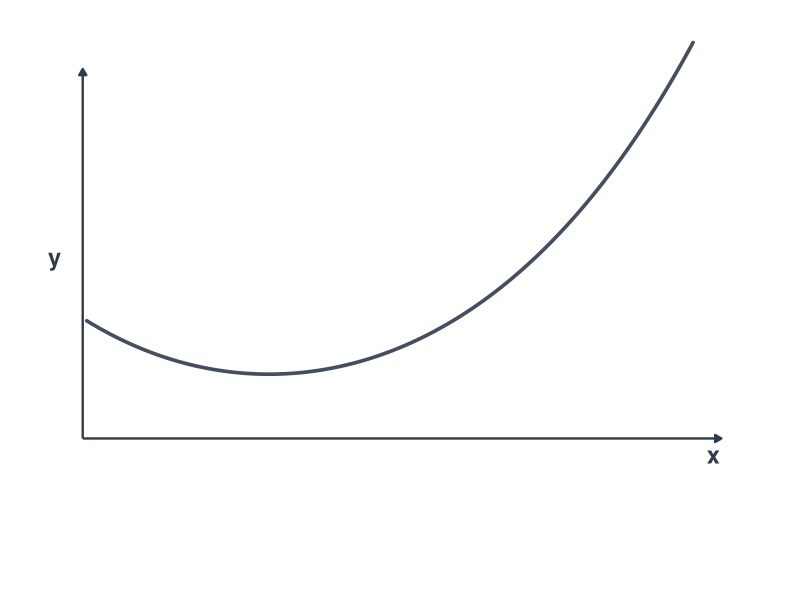
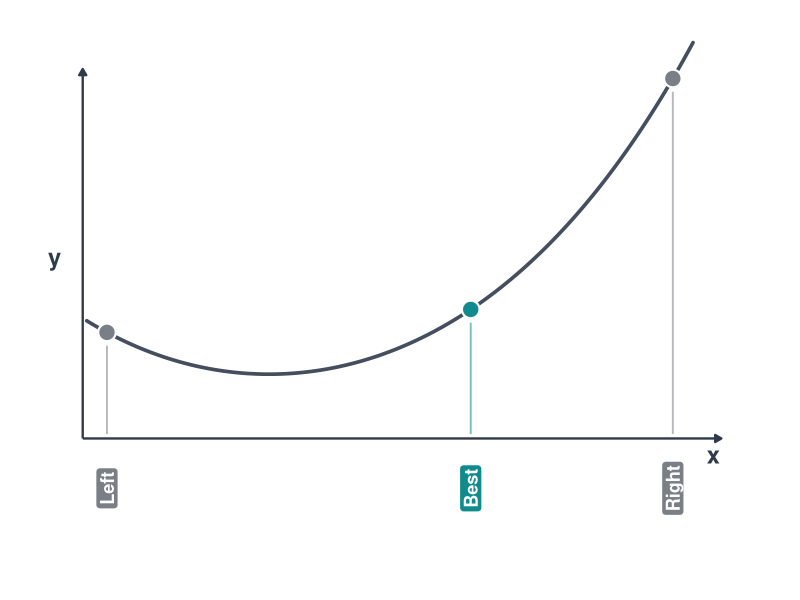
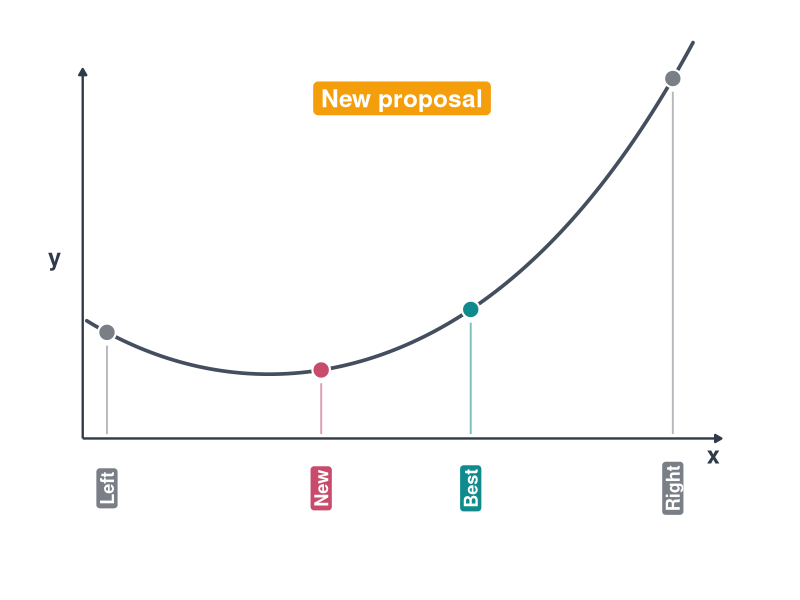
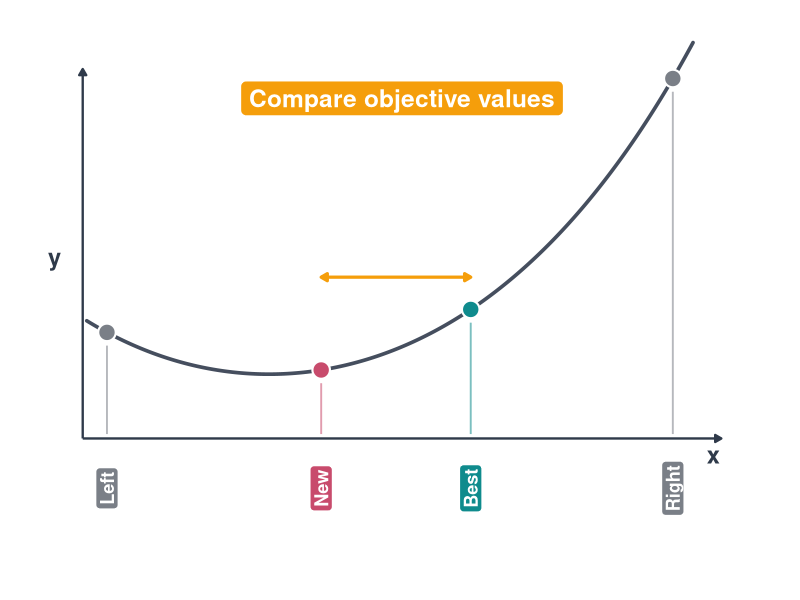
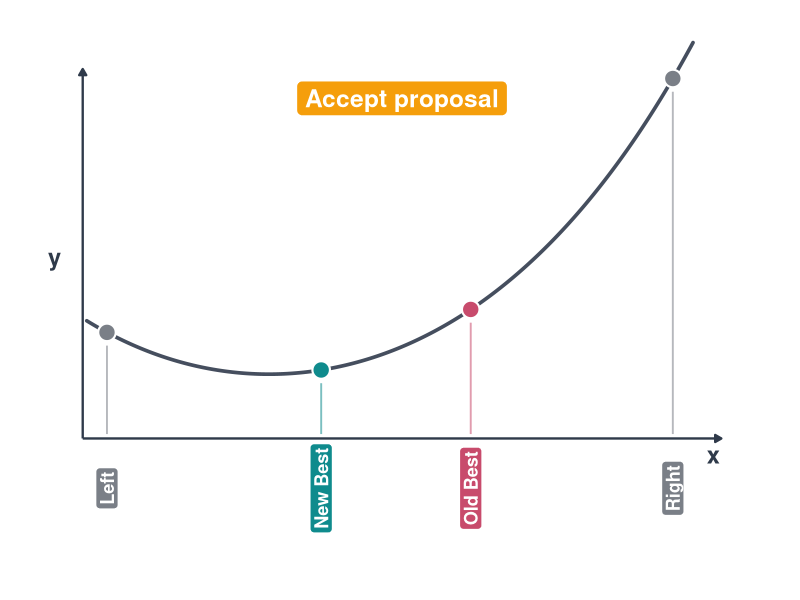
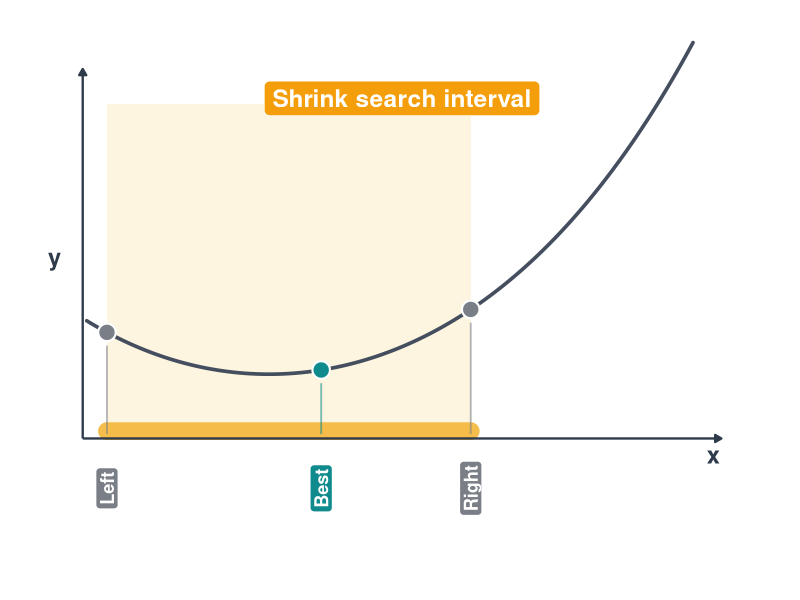
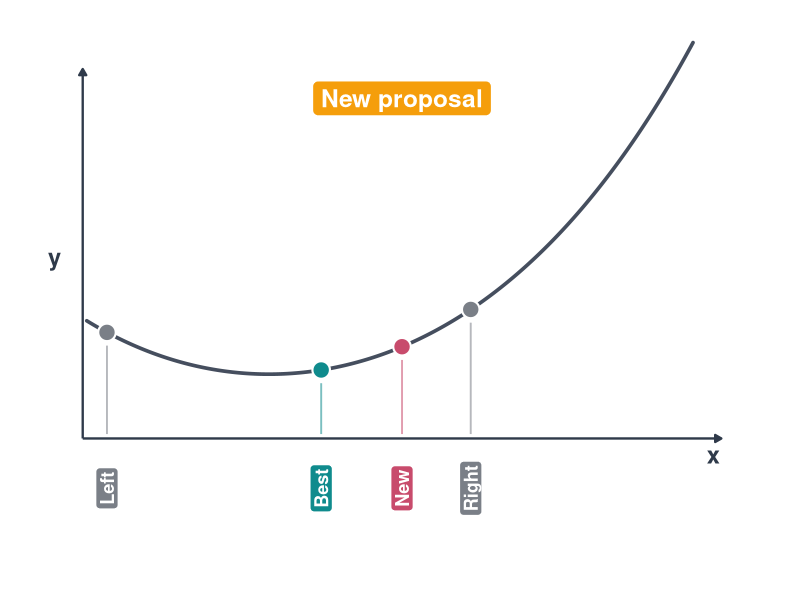
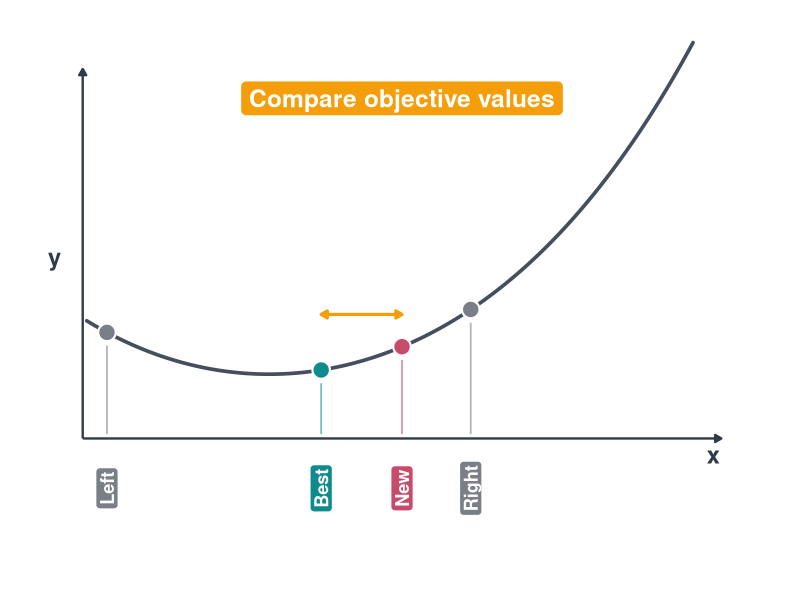

Generate these figures, in order, with R:
# create the simple nesting / golden-ratio animation frames with ggplot2
# and save them to ../figure/.

set.seed(1L)

library(ggplot2)
library(gridExtra)

dir.create("../figure", recursive = TRUE, showWarnings = FALSE)

objective = function(x) {
  0.22 + 0.85 * (x - 0.48)^2 + 0.18 * (x - 0.48)^4 + 0.05 * (x - 0.48)
}

plot_colors = list(
  paper = "#FFFFFF",
  ink = "#2F3A4A",
  curve = "#454E5E",
  boundary = "#7A7F87",
  best = "#0F8B8D",
  new = "#C84B6C",
  badge = "#F59E0B",
  interval = "#F4B942",
  interval_fill = "#FCE7B2"
)

x_limits = c(-0.05, 1.60)
y_limits = c(-0.30, 1.32)
axis_x = -0.01
axis_y = 0
label_y = -0.17
badge_x = 0.78
badge_y = 1.16

curve_data = data.frame(x = seq(0, 1.5, length.out = 800L))
curve_data$y = objective(curve_data$x)

point_styles = data.frame(
  role = c("left", "right", "best", "new", "new_best", "old_best"),
  label = c("Left", "Right", "Best", "New", "New Best", "Old Best"),
  fill = c(
    plot_colors$boundary,
    plot_colors$boundary,
    plot_colors$best,
    plot_colors$new,
    plot_colors$best,
    plot_colors$new
  ),
  stringsAsFactors = FALSE
)

make_points = function(x_values) {
  points = data.frame(
    role = names(x_values),
    x = as.numeric(x_values),
    stringsAsFactors = FALSE
  )
  points$label = point_styles$label[match(points$role, point_styles$role)]
  points$fill = point_styles$fill[match(points$role, point_styles$role)]
  points$y = objective(points$x)
  points = points[order(points$x), , drop = FALSE]
  rownames(points) = NULL
  points
}

make_frame = function(points = NULL, badge = NULL, interval = NULL, compare = NULL) {
  p = ggplot(curve_data, aes(x = x, y = y)) +
    coord_cartesian(xlim = x_limits, ylim = y_limits, clip = "off") +
    theme_void(base_size = 22) +
    theme(
      plot.background = element_rect(fill = plot_colors$paper, colour = NA),
      panel.background = element_rect(fill = plot_colors$paper, colour = NA),
      plot.margin = margin(20, 24, 36, 24)
    )

  if (!is.null(interval)) {
    p = p +
      annotate(
        "rect",
        xmin = interval[1],
        xmax = interval[2],
        ymin = axis_y,
        ymax = y_limits[2] - 0.18,
        fill = plot_colors$interval_fill,
        alpha = 0.40
      ) +
      annotate(
        "segment",
        x = interval[1],
        xend = interval[2],
        y = axis_y + 0.025,
        yend = axis_y + 0.025,
        colour = plot_colors$interval,
        linewidth = 6,
        alpha = 0.95,
        lineend = "round"
      )
  }

  p = p +
    annotate(
      "segment",
      x = axis_x,
      xend = x_limits[2] - 0.03,
      y = axis_y,
      yend = axis_y,
      colour = plot_colors$ink,
      linewidth = 0.8,
      arrow = grid::arrow(length = grid::unit(0.18, "cm"), type = "closed")
    ) +
    annotate(
      "segment",
      x = axis_x,
      xend = axis_x,
      y = axis_y,
      yend = y_limits[2] - 0.06,
      colour = plot_colors$ink,
      linewidth = 0.8,
      arrow = grid::arrow(length = grid::unit(0.18, "cm"), type = "closed")
    ) +
    annotate(
      "text",
      x = x_limits[2] - 0.05,
      y = axis_y - 0.055,
      label = "x",
      colour = plot_colors$ink,
      fontface = "bold",
      size = 6
    ) +
    annotate(
      "text",
      x = axis_x - 0.07,
      y = 0.62,
      label = "y",
      colour = plot_colors$ink,
      fontface = "bold",
      size = 6
    ) +
    geom_line(
      colour = plot_colors$curve,
      linewidth = 1.25,
      lineend = "round"
    )

  if (!is.null(points) && nrow(points) > 0L) {
    stem_y = pmax(points$y - 0.045, axis_y + 0.045)

    p = p +
      geom_segment(
        data = transform(points, stem_y = stem_y),
        aes(x = x, xend = x, y = axis_y + 0.015, yend = stem_y, colour = fill),
        inherit.aes = FALSE,
        linewidth = 0.65,
        alpha = 0.55,
        show.legend = FALSE
      ) +
      geom_point(
        data = points,
        aes(fill = fill),
        shape = 21,
        size = 5.2,
        stroke = 1.1,
        colour = "white",
        show.legend = FALSE
      ) +
      geom_label(
        data = points,
        aes(x = x, y = label_y, label = label, fill = fill),
        inherit.aes = FALSE,
        angle = 90,
        colour = "white",
        fontface = "bold",
        size = 4.6,
        linewidth = 0,
        label.padding = grid::unit(0.18, "lines"),
        label.r = grid::unit(0.18, "lines"),
        show.legend = FALSE
      ) +
      scale_fill_identity() +
      scale_colour_identity()
  }

  if (!is.null(compare)) {
    compare_y = max(objective(compare)) + 0.11
    p = p +
      annotate(
        "segment",
        x = min(compare),
        xend = max(compare),
        y = compare_y,
        yend = compare_y,
        colour = plot_colors$badge,
        linewidth = 1.1,
        arrow = grid::arrow(
          length = grid::unit(0.18, "cm"),
          type = "closed",
          ends = "both"
        )
      )
  }

  if (!is.null(badge)) {
    p = p +
      annotate(
        "label",
        x = badge_x,
        y = badge_y,
        label = badge,
        fill = plot_colors$badge,
        colour = "white",
        fontface = "bold",
        size = 6.2,
        label.padding = grid::unit(0.28, "lines"),
        label.r = grid::unit(0.18, "lines")
      )
  }

  p
}

states = list(
  list(id = 0L),
  list(
    id = 1L,
    points = make_points(c(left = 0.05, best = 0.95, right = 1.45))
  ),
  list(
    id = 2L,
    points = make_points(c(left = 0.05, new = 0.58, best = 0.95, right = 1.45)),
    badge = "New proposal"
  ),
  list(
    id = 3L,
    points = make_points(c(left = 0.05, new = 0.58, best = 0.95, right = 1.45)),
    badge = "Compare objective values",
    compare = c(0.58, 0.95)
  ),
  list(
    id = 4L,
    points = make_points(c(left = 0.05, new_best = 0.58, old_best = 0.95, right = 1.45)),
    badge = "Accept proposal"
  ),
  list(
    id = 5L,
    points = make_points(c(left = 0.05, best = 0.58, right = 0.95)),
    badge = "Shrink search interval",
    interval = c(0.05, 0.95)
  ),
  list(
    id = 6L,
    points = make_points(c(left = 0.05, best = 0.58, new = 0.78, right = 0.95)),
    badge = "New proposal"
  ),
  list(
    id = 7L,
    points = make_points(c(left = 0.05, best = 0.58, new = 0.78, right = 0.95)),
    badge = "Compare objective values",
    compare = c(0.58, 0.78)
  ),
  list(
    id = 8L,
    points = make_points(c(left = 0.05, best = 0.58, new = 0.78, right = 0.95)),
    badge = "Keep current best"
  ),
  list(
    id = 9L,
    points = make_points(c(left = 0.05, best = 0.58, right = 0.78)),
    badge = "Shrink search interval",
    interval = c(0.05, 0.78)
  ),
  list(
    id = 10L,
    points = make_points(c(left = 0.05, best = 0.58, new = 0.42, right = 0.78)),
    badge = "New proposal"
  ),
  list(
    id = 11L,
    points = make_points(c(left = 0.05, best = 0.58, new = 0.42, right = 0.78)),
    badge = "Compare objective values",
    compare = c(0.42, 0.58)
  ),
  list(
    id = 12L,
    points = make_points(c(left = 0.05, new_best = 0.42, old_best = 0.58, right = 0.78)),
    badge = "Accept proposal"
  ),
  list(
    id = 13L,
    points = make_points(c(left = 0.05, best = 0.42, right = 0.58)),
    badge = "Shrink search interval",
    interval = c(0.05, 0.58)
  )
)

for (state in states) {
  plot = make_frame(
    points = state$points,
    badge = state$badge,
    interval = state$interval,
    compare = state$compare
  )

  ggsave(
    filename = sprintf("../figure/golden-ratio-%d.png", state$id),
    plot = plot,
    width = 9.6,
    height = 5.4,
    dpi = 100,
    bg = plot_colors$paper
  )
}

summary_plot = arrangeGrob(
  grobs = list(
    make_frame(
      points = make_points(c(left = 0.05, new = 0.58, best = 0.95, right = 1.45)),
      badge = "Compare objective values",
      compare = c(0.58, 0.95)
    ),
    make_frame(
      points = make_points(c(left = 0.05, new_best = 0.58, old_best = 0.95, right = 1.45)),
      badge = "Accept proposal"
    ),
    make_frame(
      points = make_points(c(left = 0.05, best = 0.58, right = 0.95)),
      badge = "Shrink search interval",
      interval = c(0.05, 0.95)
    )
  ),
  ncol = 3
)

ggsave(
  filename = "../figure/golden-ratio-summary.png",
  plot = summary_plot,
  width = 14.08,
  height = 4.68,
  dpi = 100,
  bg = plot_colors$paper
)
